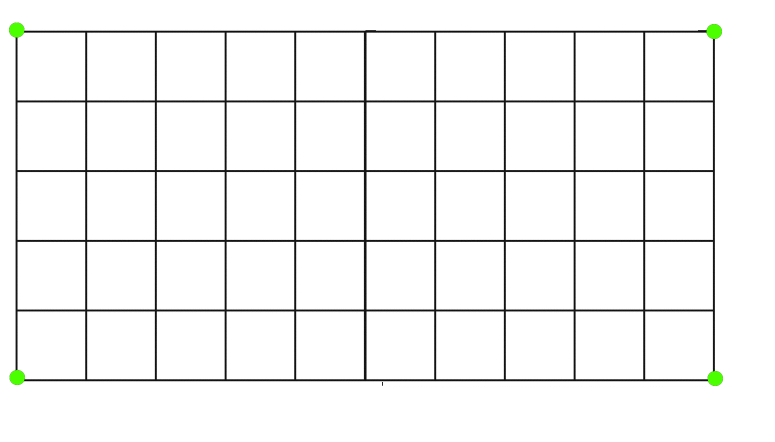
#> input picture Old/OpenCV Scripts/Pictures/grid.bmp, 1550 x 884 px (shown at 1/2 size)
$ python -i takeoff_opencv_correction_test.py   (imports and definitions only)
#> lines starting #> are read from the running program, lines starting #| are printed output that depends on the picture; after the words box and inside, x2 and y2 are one past the last pixel; in counts of white or black regions, pixels touching at a corner belong together
#> further down, picture is the input picture: shape (884, 1550, 3); mean B, G, R 243.7, 244.2, 243.9

from picamera.array import PiRGBArray
from picamera import PiCamera
import cv2
import time
import numpy as np
import imutils
from PIL import Image


def image_convert_to_perc_green(img):
	b_channel = np.array(img[:,:,0]).astype('float')
	g_channel = np.array(img[:,:,1]).astype('float')
	r_channel = np.array(img[:,:,2]).astype('float')
	bgr_channel = np.add((np.add(b_channel, g_channel)), r_channel)
	img_rec_green = np.divide(g_channel, bgr_channel)
	img_rec_green = img_rec_green * 255
	img_rec_green = np.floor(img_rec_green).astype('uint8')
	return img_rec_green

def image_grab_green_channel(img):
	g = img.copy()
	# set blue and red channels to 0
	g[:, :, 0] = 0
	g[:, :, 2] = 0
	g = cv2.cvtColor(g, cv2.COLOR_BGR2GRAY)
	return g

def image_grab_green_hsv(img):
	hsv = cv2.cvtColor(img, cv2.COLOR_BGR2HSV)
#> hsv: shape (884, 1550, 3); mean H, S, V 0.1, 0.5, 244.2
	mask = cv2.inRange(hsv, (36, 25, 25), (70, 255,255))
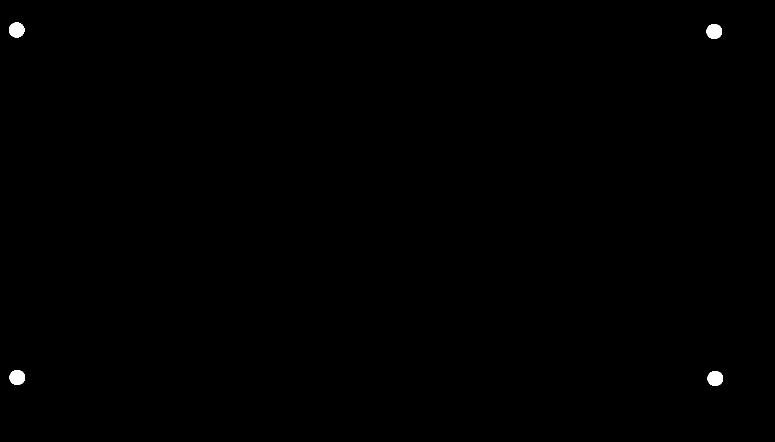
#> mask: shape (884, 1550) (shown at 1/2 size); 0.22% white; 4 white regions, box (x1, y1, x2, y2) and area: (18, 45, 49, 75) 742, (1413, 48, 1444, 78) 742, (19, 740, 50, 770) 742, (1415, 742, 1446, 772) 742

	imask = mask>0
	green = np.zeros_like(img, np.uint8)
	green[imask] = img[imask]
	green = cv2.cvtColor(green, cv2.COLOR_BGR2GRAY)
#> green: shape (884, 1550)
	return green


# initialize the camera and grab a reference to the raw camera capture
# [1 line that did not run here, left out]
# [1 line that did not run here, left out]
# [1 line that did not run here, left out]
# [1 line that did not run here, left out]

# allow the camera to warmup
# [58 lines not run here, left out]

>>> import cv2
>>> picture = cv2.imread('Pictures/grid.bmp')
>>> result = image_grab_green_hsv(picture)
